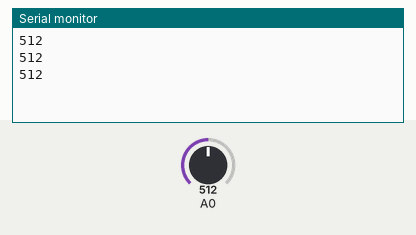
Recording of a sketch running on a simulated Arduino Uno, built with avr-gcc and run on an emulated ATmega328P. On the bench: the last lines printed to the serial monitor. The test bench sets the inputs (shaded band); at power-on: A0 = 512.

Above: at 1.3 s.
1.4 s: A0 set to 716
At 1.9 s:
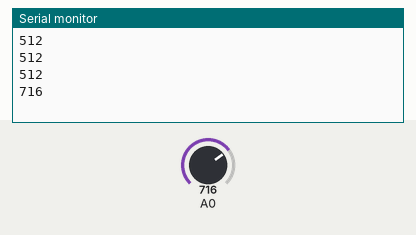
2.9 s: A0 set to 900
At 3.4 s:
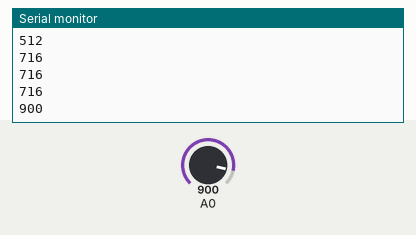
Timing chart, 0 to 5.9 s (numbered marks = the images above; inputs shaded):
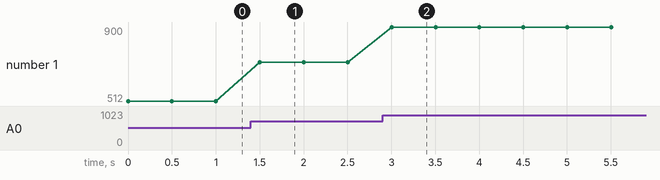

Measured:
- after the input at 1.4 s, the serial monitor: prints a new line after 0.10 s (image 1)
- after the input at 2.9 s, the serial monitor: prints a new line after 0.10 s (image 2)
- plotted number 1: 512 → 716 after the input at 1.4 s, 716 → 900 after the input at 2.9 s

The sketch:

Rpm_Tests_2.ino
```cpp
void setup() {
  // put your setup code here, to run once:
pinMode (A0,INPUT);
  Serial.begin(115200);
}

void loop() {
  // put your main code here, to run repeatedly:
 int sig = analogRead(A0);
 Serial.println (sig);
 delay (500);
}
```
